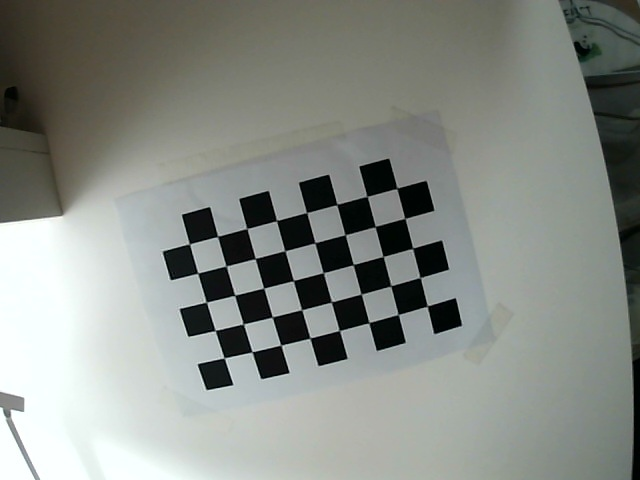
#> input picture camera_calib/calib/0.jpg, 640 x 480 px; its folder holds only this picture in this run
$ python camera_calib.py
#> lines starting #> are read from the running program, lines starting #| are printed output that depends on the picture; after the words box and inside, x2 and y2 are one past the last pixel; in counts of white or black regions, pixels touching at a corner belong together
import os
import numpy as np
import cv2
import glob
import json
from typing import Tuple, Dict, List, Optional

class CameraCalibrator:
    def __init__(self, chessboard_size: Tuple[int, int], square_size: float):
        """
        初始化相机标定器
        Args:
            chessboard_size: 棋盘格内部角点数量 (width, height)
            square_size: 每个棋盘格方格的物理尺寸(米)
        """
        self.chessboard_size = chessboard_size
        self.square_size = square_size

    def prepare_object_points(self) -> np.ndarray:
        """
        准备世界坐标系中的角点坐标
        Returns:
            世界坐标系中的角点坐标数组
        """
        w, h = self.chessboard_size
        # 创建角点的世界坐标 (z=0)
        objp = np.zeros((w * h, 3), np.float32)
        # np.mgrid[0:w, 0:h]返回一个2xwxh的数组，然后通过.T转置为hxwx2，再reshape(-1,2)变成(w*h, 2)的数组。这样，每一行就是一个角点的(x, y)坐标，其中x从0到w-1，y从0到h-1
        objp[:, :2] = np.mgrid[0:w, 0:h].T.reshape(-1, 2)
        # 将网格坐标转换为物理坐标
        return objp * self.square_size

    def find_chessboard_corners(self, image_dir: str, image_type: str = "jpg",
                                show_corners: bool = True, save_dir: Optional[str] = None) -> Tuple[List, List]:
        """
        在图像中查找棋盘格角点
        Args:
            image_dir: 图像文件夹路径
            image_type: 图像文件类型
            show_corners: 是否显示角点检测结果
            save_dir: 保存角点检测结果的文件夹
        Returns:
            obj_points: 世界坐标系点列表
            img_points: 图像坐标系点列表
        """
#> called with image_dir = './camera_calib/calib', image_type = 'jpg', show_corners = True
        # 准备世界坐标系点
        objp = self.prepare_object_points()
        # 初始化存储列表
        obj_points = []  # 3D点在世界坐标系中
        img_points = []  # 2D点在图像平面中
        # 获取所有图像文件
        images = glob.glob(os.path.join(image_dir, f"*.{image_type}"))
        if not images:
            raise ValueError(f"No images found in {image_dir} with type {image_type}")
        print(f"Found {len(images)} images for calibration")
        # 遍历图像文件
        for fname in images:
            # 读取图像
            img = cv2.imread(fname)
#> img is the input picture: shape (480, 640, 3); mean B, G, R 134.4, 140.3, 135.7
            if img is None:
                print(f"Warning: Could not read {fname}")
                continue
            gray = cv2.cvtColor(img, cv2.COLOR_BGR2GRAY)
            # 查找棋盘格角点
            ret, corners = cv2.findChessboardCorners(gray, self.chessboard_size, None)
#> ret = True; corners = 40 rows, first 8: [427.6, 305.8], [397.9, 314.3], [368.8, 322.7], [339.4, 330.5], [310.2, 337.7], [280.6, 345.2], [252.1, 351.8], [224, 357.9]
            if ret: # 找到角点
                # 提高角点检测精度
                criteria = (cv2.TERM_CRITERIA_EPS + cv2.TERM_CRITERIA_MAX_ITER, 30, 0.001)
                corners_refined = cv2.cornerSubPix(gray, corners, (11, 11), (-1, -1), criteria)
#> corners_refined = 40 rows, first 8: [427.3, 306.1], [398.3, 314.5], [368.8, 322.7], [339.4, 330.5], [309.9, 338.1], [280.9, 345.1], [252.1, 351.8], [224.2, 357.8]
                # 存储点
                obj_points.append(objp)
                img_points.append(corners_refined)
                # 显示和保存角点检测结果
                img_with_corners = img.copy()
                cv2.drawChessboardCorners(img_with_corners, self.chessboard_size, corners_refined, ret)
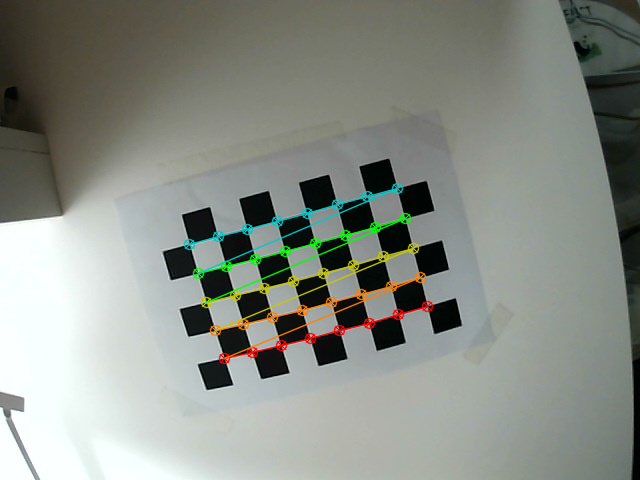
#> img_with_corners: shape (480, 640, 3); 2.77% of pixels changed, all inside (x1, y1, x2, y2) = (183, 182, 434, 365)
                # 显示角点检测结果
                if show_corners:
                    cv2.imshow('Chessboard Corners', img_with_corners)
                    cv2.waitKey(1000)  # 显示1秒
                # 保存角点检测结果
                if save_dir:
                    os.makedirs(save_dir, exist_ok=True)
                    output_path = os.path.join(save_dir, f"corners_{os.path.basename(fname)}")
                    cv2.imwrite(output_path, img_with_corners)
            else:
                print(f"Warning: Chessboard corners not found in {fname}")
        if show_corners:
            cv2.destroyAllWindows()
        if len(obj_points) < 5:
            raise ValueError(f"Only found {len(obj_points)} valid images. Need at least 5 for calibration.")
        print(f"Successfully detected corners in {len(obj_points)} images")
        return obj_points, img_points

    def calibrate_camera(self, image_dir: str, image_type: str = "jpg", save_dir: Optional[str] = None) -> Dict:
        """
        执行相机标定，计算内外参数
        Args:
            image_dir: 图像文件夹路径
            image_type: 图像文件类型
            save_dir: 保存角点检测结果的文件夹
        Returns:
            包含相机参数的字典
        """
        # 获取角点
        obj_points, img_points = self.find_chessboard_corners(image_dir, image_type, save_dir=save_dir)
        # 获取图像尺寸
        sample_image = cv2.imread(glob.glob(os.path.join(image_dir, f"*.{image_type}"))[0])
        image_size = (sample_image.shape[1], sample_image.shape[0])  # (width, height)
        # 相机标定
        print("Performing camera calibration...")
        initial_camera_matrix = np.eye(3, dtype=np.float64)
        initial_dist_coeffs = np.zeros((8, 1), dtype=np.float64)
        ret, self.camera_matrix, self.dist_coeffs, self.rvecs, self.tvecs = cv2.calibrateCamera(
            obj_points, img_points, image_size, initial_camera_matrix, initial_dist_coeffs)
        if not ret:
            raise RuntimeError("Camera calibration failed")
        # 计算重投影误差
        self.calibration_error = self._compute_reprojection_error(obj_points, img_points)
        print("Camera calibration completed successfully!")
        print(f"Calibration error: {self.calibration_error:.6f}")
        # 返回相机参数
        return self._get_camera_parameters()

    def _compute_reprojection_error(self, obj_points: List, img_points: List) -> float:
        """计算平均重投影误差"""
        total_error = 0
        for i in range(len(obj_points)):
            img_points_repro, _ = cv2.projectPoints(
                obj_points[i], self.rvecs[i], self.tvecs[i],
                self.camera_matrix, self.dist_coeffs)
            error = cv2.norm(img_points[i], img_points_repro, cv2.NORM_L2) / len(img_points_repro)
            total_error += error
        return total_error / len(obj_points)

    def _get_camera_parameters(self) -> Dict:
        """获取相机参数字典"""
        return {
            'camera_matrix': self.camera_matrix.tolist(), # 相机内参矩阵
            'distortion_coefficients': self.dist_coeffs.tolist(), # 畸变系数 [k1, k2, p1, p2, k3]
            # 'rotation_vectors': [rvec.tolist() for rvec in self.rvecs], # 棋盘格图像的旋转向量
            # 'translation_vectors': [tvec.tolist() for tvec in self.tvecs],  # 棋盘格图像的平移向量
            'reprojection_error': self.calibration_error, # 重投影误差
            'chessboard_size': self.chessboard_size, # 标定板内部角点的行列数
            'square_size': self.square_size # 每个棋盘格方格的物理尺寸
        }

    def save_parameters(self, file_path: str):
        """保存相机参数到JSON文件"""
        if self.camera_matrix is None:
            raise ValueError("Camera not calibrated yet. Call calibrate_camera() first.")
        # 获取参数字典
        parameters = self._get_camera_parameters()
        with open(file_path, 'w') as f:
            json.dump(parameters, f, indent=4)
        print(f"Camera parameters saved to {file_path}")

def main():
    """主函数"""
    # 参数设置
    CHESSBOARD_SIZE = (8,5) # 棋盘格内部角点数量 (width, height)
    SQUARE_SIZE = 0.027 # 每个方格的物理尺寸(米)
    CALIB_IMAGE_DIR = "./camera_calib/calib" # 标定图像文件夹
    CORNER_IMAGE_DIR = None # 角点保存路径
    OUTPUT_DIR = "./camera_calib" # 输出文件夹
    # 创建输出文件夹
    os.makedirs(OUTPUT_DIR, exist_ok=True)
    try:
        # 相机标定
        calibrator = CameraCalibrator(CHESSBOARD_SIZE, SQUARE_SIZE)
        # 执行标定
        camera_params = calibrator.calibrate_camera(CALIB_IMAGE_DIR, "jpg", CORNER_IMAGE_DIR)
        # 保存相机参数
        calibrator.save_parameters(os.path.join(OUTPUT_DIR, "camera_parameters.json"))
        # 打印相机内参
        print("\n=== Camera Intrinsic Parameters ===")
        print("Camera Matrix:")
        print(calibrator.camera_matrix)
        print("\nDistortion Coefficients:")
        print(calibrator.dist_coeffs.ravel())
        print(f"\nFinal Results:")
        print(f"Calibration Error: {calibrator.calibration_error:.6f}")
    except Exception as e:
        print(f"Error: {e}")

if __name__ == "__main__":
    main()

$ run again, on camera_calib/calib/12.jpg
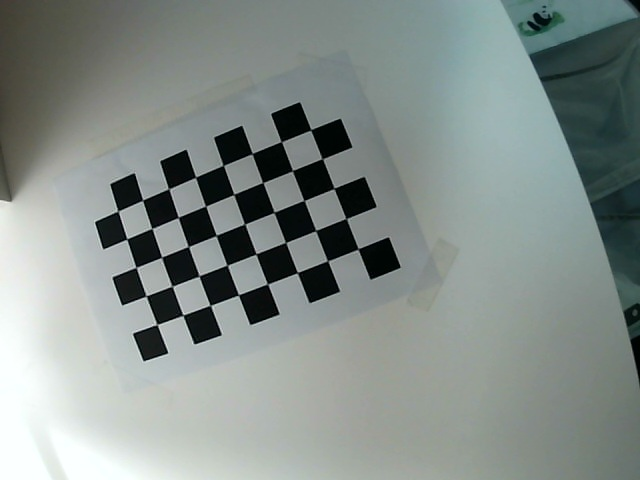
#> input picture camera_calib/calib/12.jpg, 640 x 480 px
#> in find_chessboard_corners, img is the input picture: shape (480, 640, 3); mean B, G, R 138.4, 142.1, 132.8
#> ret = True; corners = 40 rows, first 8: [357.8, 249.2], [328.4, 261.3], [297.4, 272.5], [267.4, 283.7], [238.6, 294.5], [210.6, 305.6], [183.3, 315.4], [156.8, 324.5]
#> corners_refined = 40 rows, first 8: [358.2, 249], [327.6, 260.8], [297.4, 272.6], [267.5, 283.9], [238.4, 294.9], [210.3, 305.3], [182.9, 315.2], [157, 324.5]
#> in find_chessboard_corners, `cv2.drawChessboardCorners(img_with_corners, self.chessboard_size, corn..`:
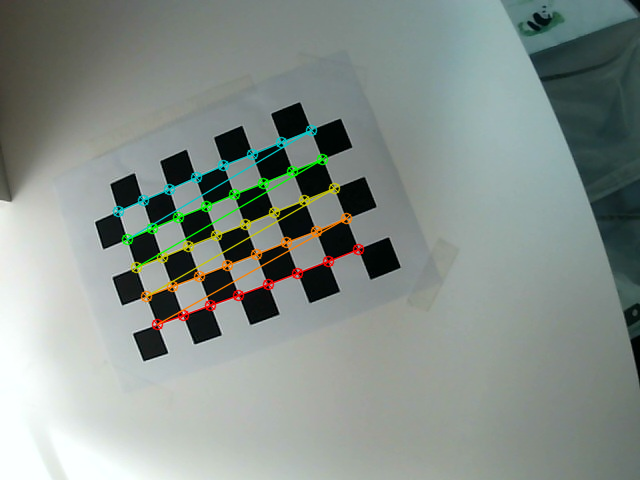
#> img_with_corners: shape (480, 640, 3); 2.71% of pixels changed, all inside (x1, y1, x2, y2) = (112, 124, 365, 331)

$ run again, on camera_calib/calib/13.jpg
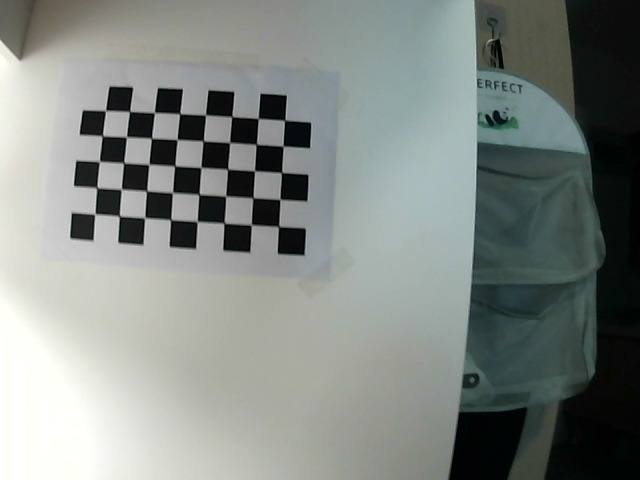
#> input picture camera_calib/calib/13.jpg, 640 x 480 px
#> in find_chessboard_corners, img is the input picture: shape (480, 640, 3); mean B, G, R 132, 136, 129.8
#> ret = True; corners = 40 rows, first 8: [278.4, 226.9], [251.5, 224.5], [223.5, 224], [197.5, 221.5], [170.6, 219.5], [145.4, 218.4], [119.5, 215.8], [94.71, 213.8]
#> corners_refined = 40 rows, first 8: [278.5, 226.5], [251.3, 224.8], [224, 223.1], [197.2, 221.4], [170.6, 219.7], [144.6, 217.7], [119.3, 216.1], [94.8, 214]
#> in find_chessboard_corners, `cv2.drawChessboardCorners(img_with_corners, self.chessboard_size, corn..`:
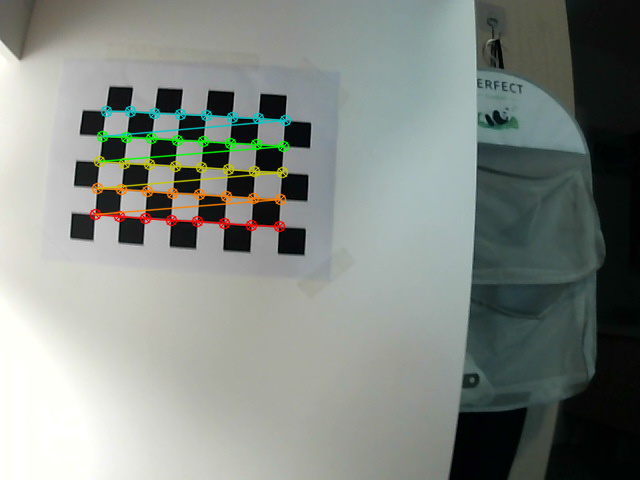
#> img_with_corners: shape (480, 640, 3); 2.59% of pixels changed, all inside (x1, y1, x2, y2) = (89, 105, 292, 233)

$ run again, on camera_calib/calib/14.jpg
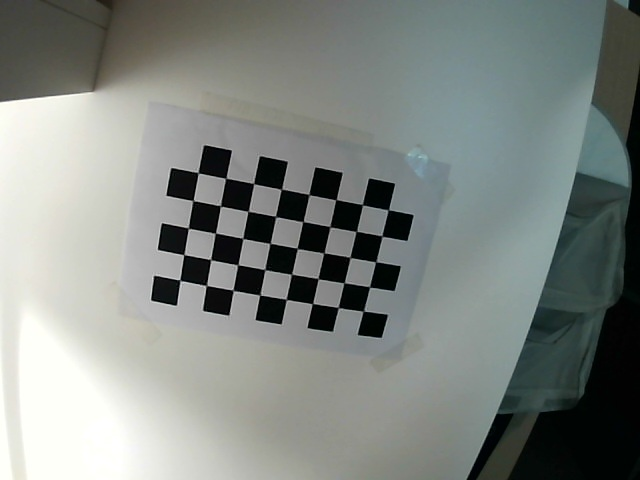
#> input picture camera_calib/calib/14.jpg, 640 x 480 px
#> in find_chessboard_corners, img is the input picture: shape (480, 640, 3); mean B, G, R 130.6, 134.9, 129.1
#> ret = True; corners = 40 rows, first 8: [364.4, 310.5], [338, 307.5], [312.5, 303.5], [286, 299.5], [260.7, 295.1], [232.4, 289.9], [206.5, 285.5], [179.6, 280]
#> corners_refined = 40 rows, first 8: [363.3, 311.2], [338.3, 307.5], [312.5, 303.6], [286.2, 299.4], [259.7, 294.9], [233.1, 290.3], [206.4, 285.5], [180, 280.3]
#> in find_chessboard_corners, `cv2.drawChessboardCorners(img_with_corners, self.chessboard_size, corn..`:
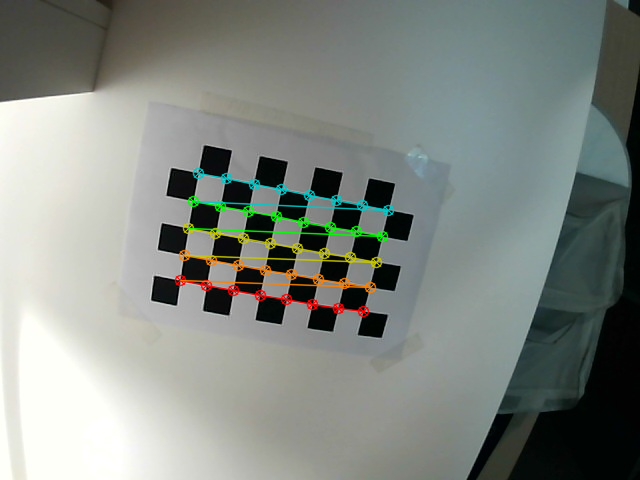
#> img_with_corners: shape (480, 640, 3); 2.63% of pixels changed, all inside (x1, y1, x2, y2) = (174, 167, 395, 318)

$ run again, on camera_calib/calib/1.jpg
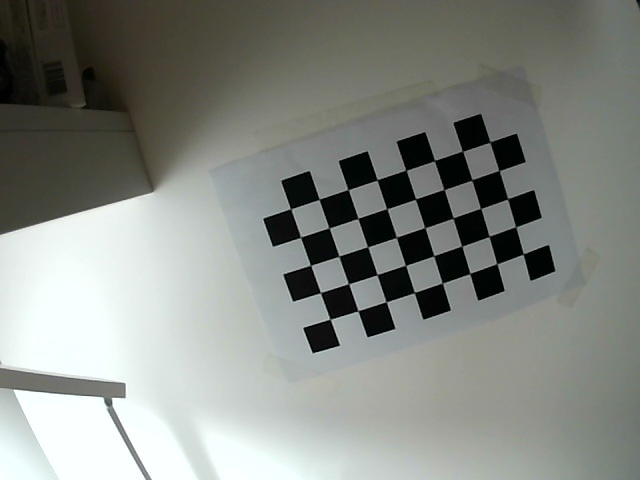
#> input picture camera_calib/calib/1.jpg, 640 x 480 px
#> in find_chessboard_corners, img is the input picture: shape (480, 640, 3); mean B, G, R 131.7, 137.3, 133.4
#> ret = True; corners = 40 rows, first 8: [523.1, 254.1], [496.7, 263.6], [470, 273.4], [442.4, 283.2], [414.5, 292.4], [386.2, 301.8], [357.7, 310.8], [329.9, 319.3]
#> corners_refined = 40 rows, first 8: [523.3, 254], [496.9, 263.7], [469.8, 273.5], [442.3, 283.1], [414.3, 292.5], [386.2, 301.7], [357.9, 310.8], [330.1, 319.2]
#> in find_chessboard_corners, `cv2.drawChessboardCorners(img_with_corners, self.chessboard_size, corn..`:
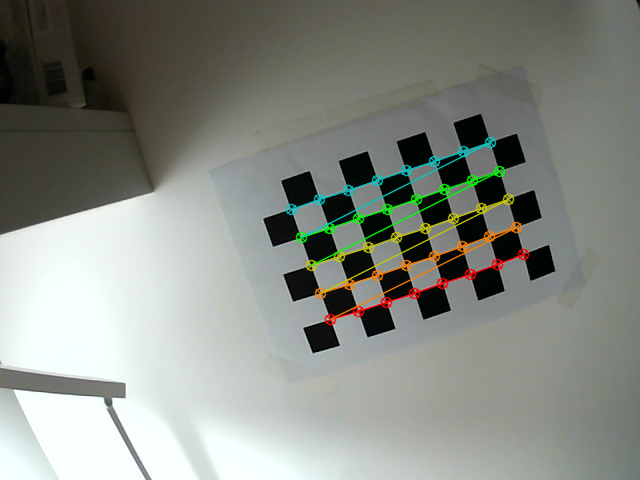
#> img_with_corners: shape (480, 640, 3); 2.7% of pixels changed, all inside (x1, y1, x2, y2) = (285, 136, 530, 326)
